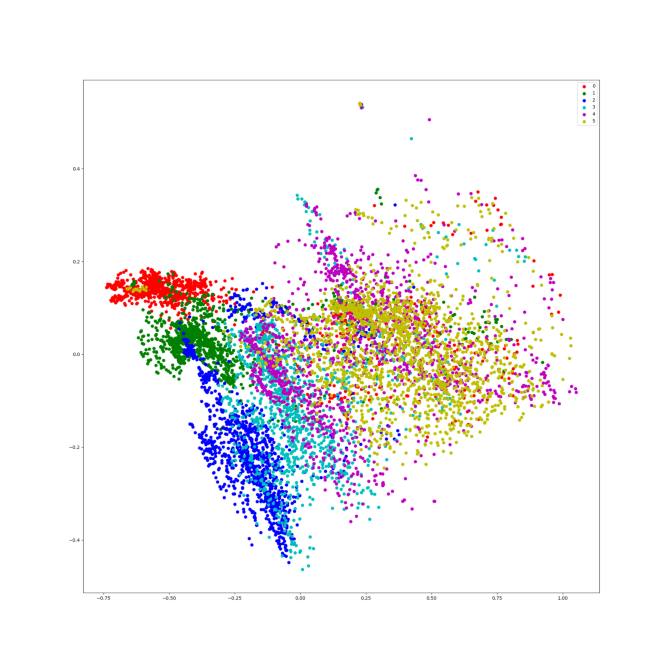
#> input picture CREATE Lab/glove classification task/train data - PCA.png, 666 x 666 px; its folder holds only this picture in this run
$ python size_reducer.py
#> lines starting #> are read from the running program, lines starting #| are printed output that depends on the picture
# -*- coding: utf-8 -*-
"""
Created on Wed Aug 17 12:34:22 2022

@author: Amirhossein
"""

import os
from skimage import io
from skimage.transform import resize
import matplotlib.pyplot as plt
from tqdm import tqdm
import numpy as np


data_reduction_scale = 5
results_reduction_scale = 3

data_images_path = []
results_images_path = []

for (root,dirs,files) in os.walk("./"):
    for file_name in files:
        if file_name[-3:] == "png":
            if file_name[:-4].isnumeric():
                data_images_path.append(os.path.join(root, file_name))
            else:
                results_images_path.append(os.path.join(root, file_name))


for image_path in tqdm(data_images_path):
    img = io.imread(image_path)
    if np.max(img.shape) > 100:
        resized_image = resize(img, (img.shape[0] // data_reduction_scale,
                                     img.shape[1] // data_reduction_scale))
    io.imsave(image_path, resized_image)


for image_path in tqdm(results_images_path):
    img = io.imread(image_path)
#> img is the input picture: shape (666, 666, 4); mean R, G, B, A 242.7, 241.3, 241.6, 255
    if np.max(img.shape) > 100:
        resized_image = resize(img, (img.shape[0] // results_reduction_scale,
                                     img.shape[1] // results_reduction_scale))
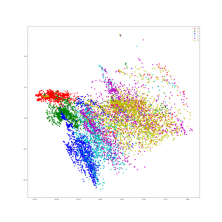
#> resized_image: shape (222, 222, 4) float64; mean R, G, B, A 0.952, 0.946, 0.948, 1
#> (the run stopped early here; a loop or call above may not have finished)
